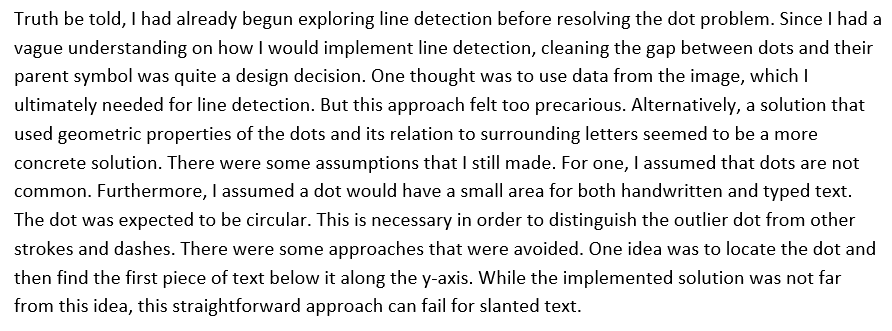
#> input picture 59686943-increase-space-between-text-lines/1.PNG, 892 x 331 px, found by its file name
$ python test1.py
#> lines starting #> are read from the running program, lines starting #| are printed output that depends on the picture; after the words box and inside, x2 and y2 are one past the last pixel; in counts of white or black regions, pixels touching at a corner belong together
import cv2
import numpy as np
from imutils import contours

# Load image, grayscale, blur, Otsu's threshold
image = cv2.imread('1.png')
#> image is the input picture: shape (331, 892, 3); min 0, max 255, mean 231.1
original = image.copy()
gray = cv2.cvtColor(image, cv2.COLOR_BGR2GRAY)
blur = cv2.GaussianBlur(gray, (3,3), 0)
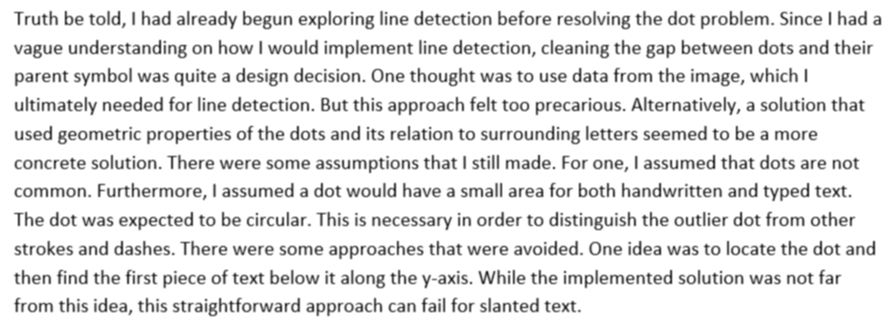
#> blur: shape (331, 892); min 26, max 255, mean 231.1
thresh = cv2.threshold(blur, 0, 255, cv2.THRESH_BINARY_INV + cv2.THRESH_OTSU)[1]
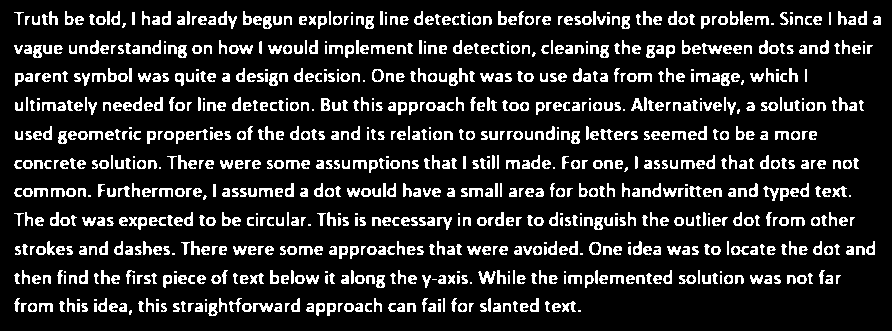
#> thresh: shape (331, 892); 15% white in thin lines or dots, all inside (x1, y1, x2, y2) = (14, 11, 881, 316)
invert = 255 - thresh
height, width = image.shape[:2]
#> height = 331; width = 892

# Dilate with a horizontal kernel to connect text contours
kernel = cv2.getStructuringElement(cv2.MORPH_RECT, (10,2))
dilate = cv2.dilate(thresh, kernel, iterations=2)
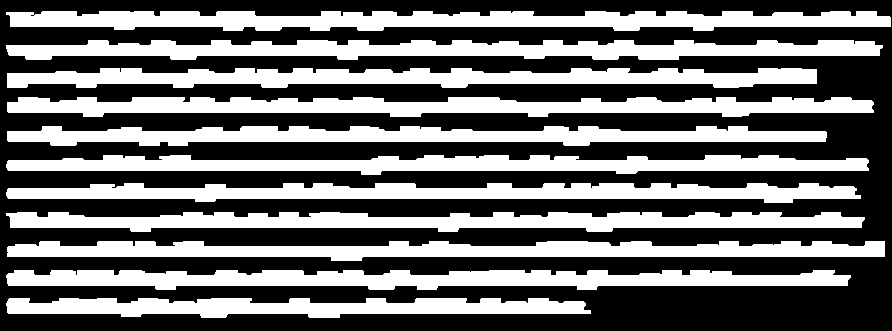
#> dilate: shape (331, 892); 42.6% white; 11 white regions

# Extract each line contour
lines = []
cnts = cv2.findContours(dilate, cv2.RETR_EXTERNAL, cv2.CHAIN_APPROX_SIMPLE)
#> cnts = 11 contours; largest, box (x1, y1, x2, y2) and area: (6, 11, 891, 31) 12028, (6, 40, 883, 60) 11244, (7, 97, 874, 117) 11216, (6, 270, 851, 290) 11149, (6, 212, 865, 232) 10862
cnts = cnts[0] if len(cnts) == 2 else cnts[1]
(cnts, _) = contours.sort_contours(cnts, method="top-to-bottom")
for c in cnts:
    x,y,w,h = cv2.boundingRect(c)
    cv2.rectangle(image, (0, y), (width, y+h), (36,255,12), 2)
    line = original[y:y+h, 0:width]
    line = cv2.cvtColor(line, cv2.COLOR_BGR2GRAY)
    lines.append(line)
#> this loop made 11 passes
#> (x, y, w) on passes 1 to 11: (6, 11, 885), (6, 40, 877), (7, 68, 810), (7, 97, 867), (7, 126, 820), (6, 155, 863), (6, 183, 855), (6, 212, 859), (7, 241, 878), (6, 270, 845), (6, 298, 585)
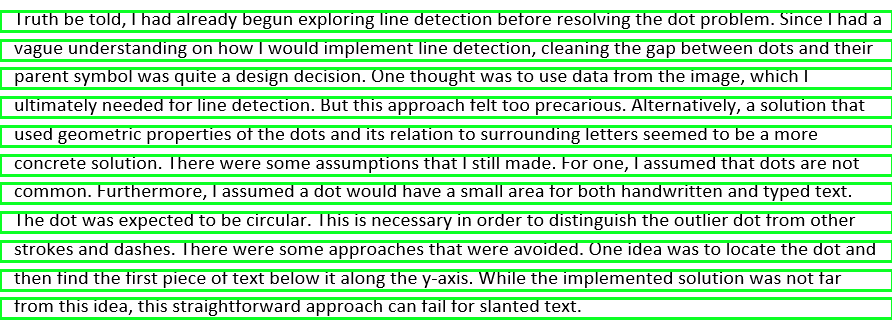
#> image: shape (331, 892, 3); mean B, G, R 187.6, 231.7, 182.8
#> after the loop, lines = 11 items

# Append white space in between each line
space = np.ones((1, width), dtype=np.uint8) * 255
result = np.zeros((0, width), dtype=np.uint8)
#> result = empty array
result = np.concatenate((result, space), axis=0)
for line in lines:
    result = np.concatenate((result, line), axis=0)
    result = np.concatenate((result, space), axis=0)
#> this loop made 11 passes
#> pass 2, `result = np.concatenate((result, space), axis=0)`:
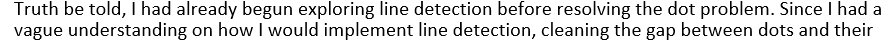
#> result: shape (43, 892); min 0, max 255, mean 218.4
#> pass 3, `result = np.concatenate((result, space), axis=0)`:
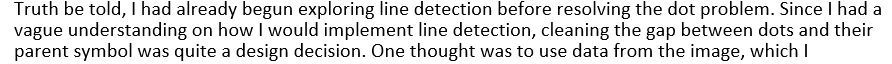
#> result: shape (64, 892); min 0, max 255, mean 219.4
#> after the loop:
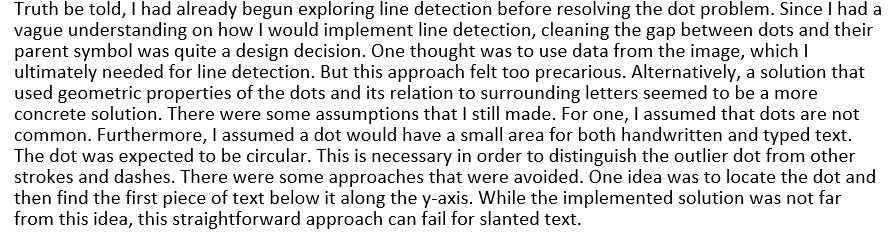
#> result: shape (232, 892); min 0, max 255, mean 220.9

cv2.imshow('result', result)
cv2.imshow('image', image)
cv2.imshow('dilate', dilate)
cv2.waitKey()
